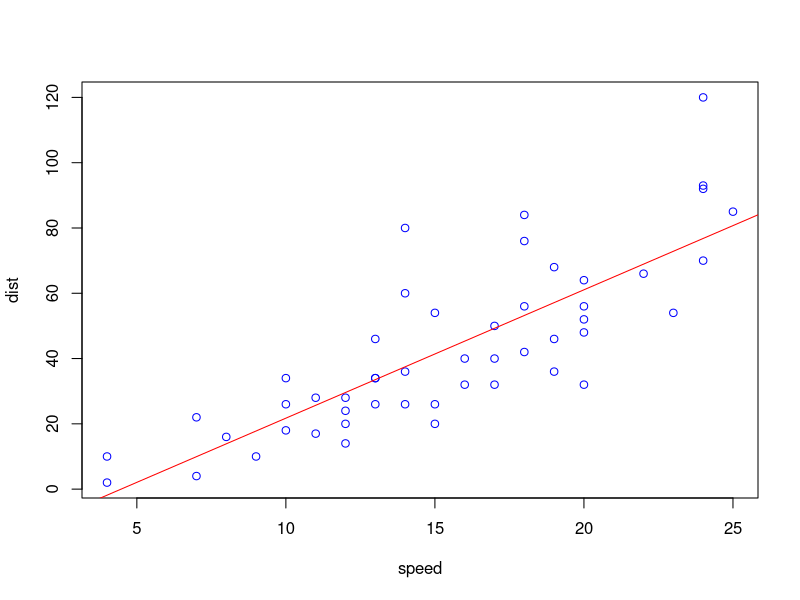
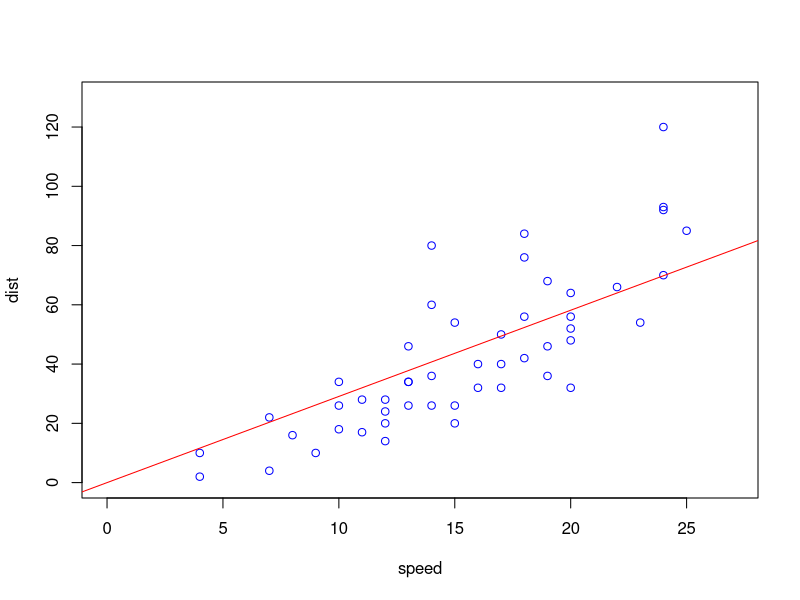
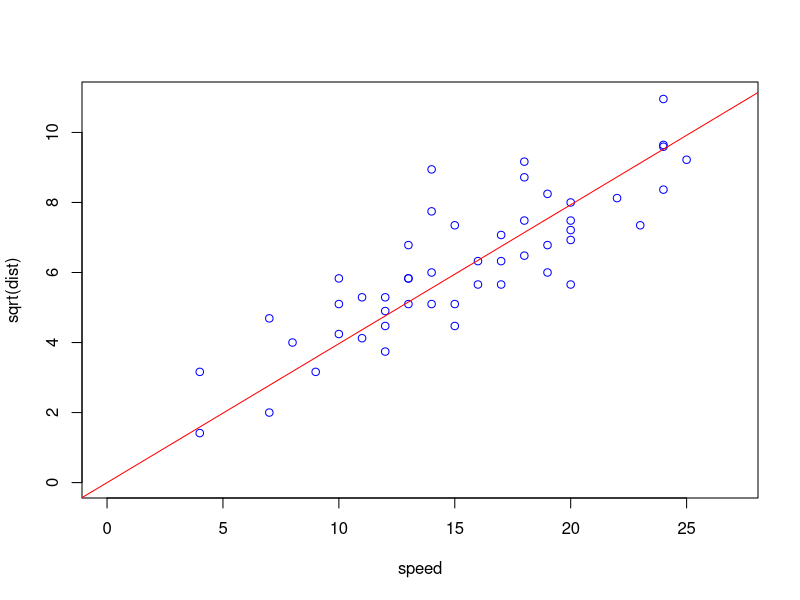
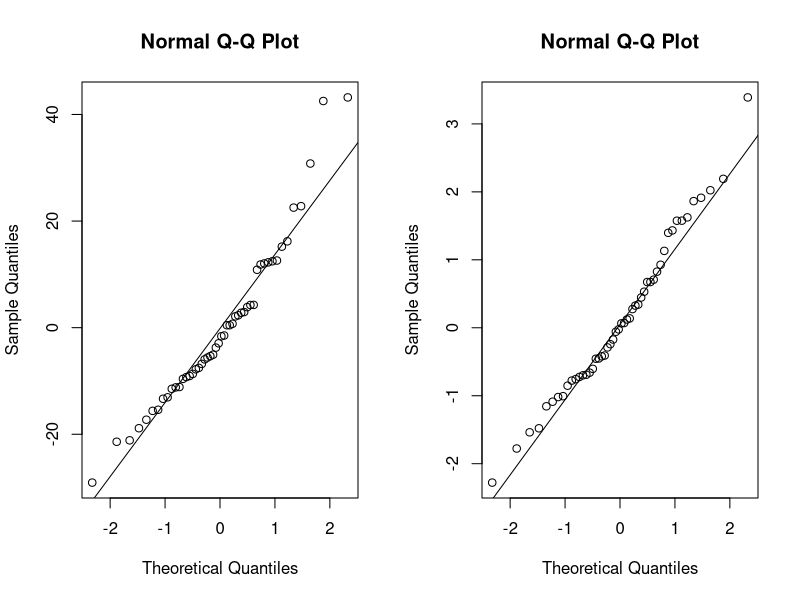
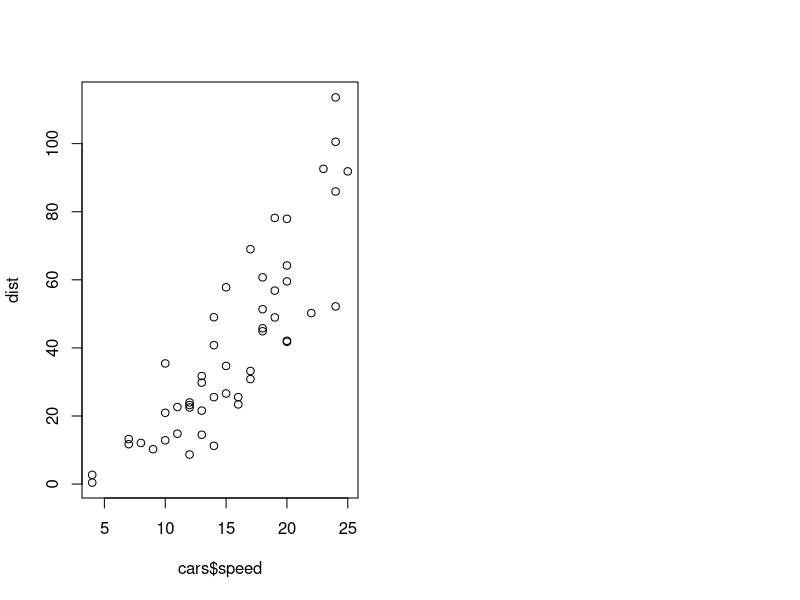

These figures' R source, in order:
# 참고자료 
# - http://r4pda.co.kr/r4pda_2013_08_13.pdf
# - R을 이용한 누구나하는 통계분석 



# 회귀분석에 사용할 데이터 
head(cars)

#############################################################################

# 첫 번째 시도 : 회귀모형 생성
# dist = (theta0) + (theta1) * speep + (epsilon) 
# 위 모델을 관계식으로 나타내면 dist ~ speed 가 된다. (종속변수 ~ 독립변수)
model <- lm(dist ~ speed, cars)
model

# 그래프로 나타내기
plot(dist ~ speed, data=cars, col="blue")
abline(model, col="red")

# 회귀분석 결과 상세 내용 
summary(model)
# 추정된 회귀식 : dist(i) = -17.579 + 3.45 * speed(i)
# 결정계수(coefficient of determination) R^2 값은 모델의 설명력을 평가해준다.
with(cars, cor(dist, speed))^2 # R^2 값은 피어슨 상관계수 제곱값과 동일하다.



#############################################################################


# 두 번째 시도 : y절편을 제거하여 회귀모형 생성 
# (speed가 0일 때 음수 거리가 나온다)
model1 <- lm(dist ~ speed-1, cars)
model1

# 그래프로 나타내기
plot(dist ~ speed-1, data=cars, col="blue", xlim=c(0,27), ylim=c(0,130))
abline(model1, col="red")

# 회귀분석 결과 상세 내용 
summary(model1)


#############################################################################


# 세 번째 시도 : sqrt 변환
# speed와 dist는 대략 2차식의 패턴을 보이고, 
# speed가 증가하면 dist의 퍼진 정도도 더 커진다. 
plot(sqrt(dist) ~ speed-1, data=cars, col="blue", xlim=c(0,27), ylim=c(0,11))
model2 <- lm(sqrt(dist) ~ speed-1, data=cars)
abline(model2, col="red")
summary(model2) # 처음 시도에 비해 R^2값, t-값 모두 증가!!
# 추정된 회귀식 : dist(i) = 0.39675^2 * speed(i)^2




#############################################################################



# 회귀 진단
# 잘 적합된 모형에서 나온 잔차는 정규분포를 따라야 하고
# 분산이 일정하고 특별한 추세를 보이지 않아야 한다. 
# 잔차는 중요한 정보를 가지지 않은 찌꺼기이므로 
# 잔차가 추세를 보인다면 모델에 포함되어야 할 정보가 빠졌다는 증거이다. 

# normal Q-Q plot
par(mfrow=c(1,2))
qqnorm(resid(model)); qqline(resid(model))
qqnorm(resid(model2)); qqline(resid(model2))
# par(mfrow=c(2,2)); plot(model2)

# 잔차들의 정규성 검정 
# Shapiro-Wilk test에서는 자료가 정규분포를 따르는 것이 귀무가설로 설정된다.
# p-value가 0.05 보다 클 때 귀무가설이 채택되어 정규성을 만족한다. 
shapiro.test(resid(model)) # 잔차가 정규분포를 따르지 않는다.
shapiro.test(resid(model2)) # 잔차가 정규분포를 따른다.


#############################################################################


# 선형회귀 결과 추출
B <- coef(model)
B

# 예측값 : -17.579095 + 3.932409 * speed로 추정한 값에 해당한다.
fitted(model)[1:4]

# 잔차 : 예측값과 실제 dist간의 차이
resid(model)[1:4]

# 실제 dist에서 예측값을 빼면 잔차
cars$dist[1:4] - resid(model)[1:4]
fitted(model)[1:4] + resid(model)[1:4] # 예측값에 잔차를 더하면 dist

# 잔차의 표준오차 : 잔차의 제곱합을 자유도로 나눈 값의 sqrt
summary(model)$sigma
sqrt(sum(resid(model)^2)/model$df.residual)

# 계수의 신뢰구간(95%)
confint(model)



#############################################################################



cars$speed
test_data <- data.frame(speed=3) # 예측을 원하는 테스트 데이터 

# 테스트 데이터를 이용한 예측
predict(model, test_data)

# 예측값의 신뢰구간
# fit : 예측값의 점 추정치, lwr와 upr : 각각 신뢰구간의 하한과 상한 값

# 특정 속도를 가진 평균적인 차량 제동거리의 예측값과 신뢰구간.
# 다음 식을 바탕으로 신뢰구간을 구함 :  dist = (theta0) + (theta1) × speed 
# 평균적인 차량에 대한 추정 이므로 오차항은 고려되지 않는다. 
# 오차는 평균이 0인 정규분포로 가정되기 때문이다.
predict(model, newdata=data.frame(speed=c(3)), interval="confidence")

# 특정 속도를 가진 한대의 차량에 대한 제동거리 예측값과 신뢰구간.
# 다음 식을 바탕으로 신뢰구간을 구함 :  dist = (theta0) + (theta1) × speed + (epsilon)
# 오차항을 고려해야한다.
predict(model, newdata=data.frame(speed=c(3)), interval="prediction")
# 오차항으로인해 신뢰구간의 크기가 커짐을 볼 수 있다.




#############################################################################




# Simulation

summary(model2)
# residual standard error가 1.167이므로 (epsilon)은 N(0, 1.167^2)로 시뮬레이션 가능함
# 최종적으로 추정된 모형에 오차 (epsilon)을 추가하면 아래와 같다. 
# sqrt(dist(i)) = 0.39675*speed(i) + (epsilon(i)), (epsilon(i)) ~ N(0, 1.167^2)
# sqrt(dist(i)) ~ N(0.39675*speed(i), 1.167^2)

# 그러므로, rnorm(n=표본수, mean=예측값, sd=잔차의 표준오차) 결과를 제곱하여 
# dist를 시뮬레이션할 수 있다.
dist <- rnorm(n=nrow(cars), mean=fitted(model2), sd=summary(model2)$sigma)^2
plot(dist~cars$speed)
# 시뮬레이션 결과를 산포도로 그려보면 원래 데이터와 상당히 비슷함을 알 수 있다. 

